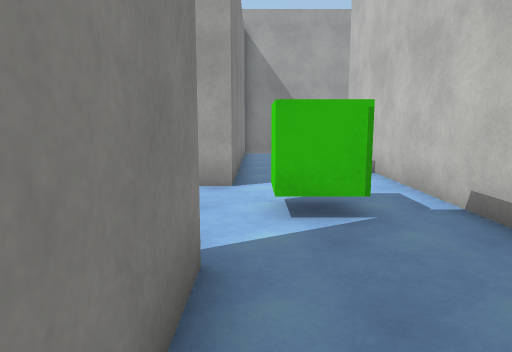
view 1 (above)

20 first-person views from a walk through a 3-D level made in the Unity game engine. The camera is 1.5 m above the floor, tilts 8° down and sees 70° across. The floor is counted in squares, 1 m on a side. Each view is taken from the middle of a square. On the plan, view 1 faces up. The plan holds only what a view shows up to about 16 squares ahead; the rest is blank. The place goes on beyond the plan. The player character is not drawn. Surface patterns are stand-ins for the level's own textures.

view 2
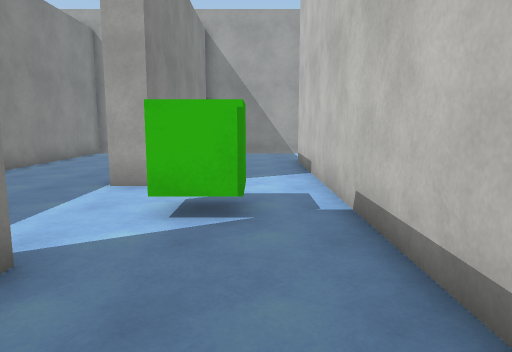

view 3
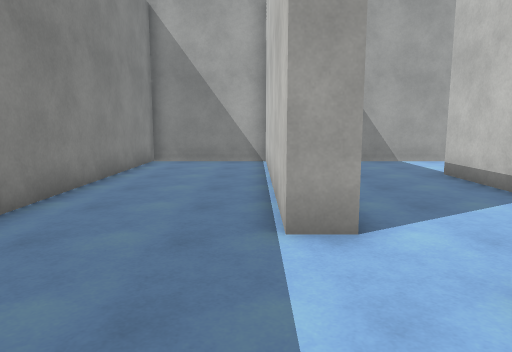

view 4
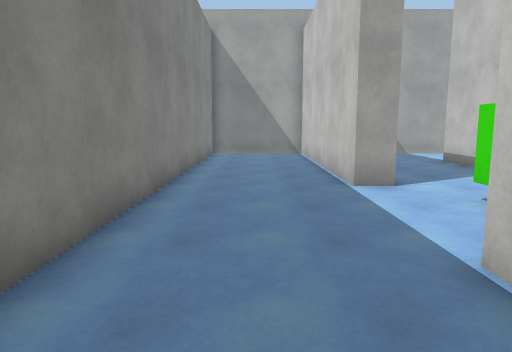

view 5
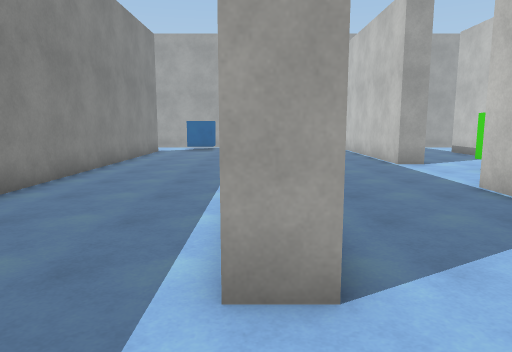

view 6
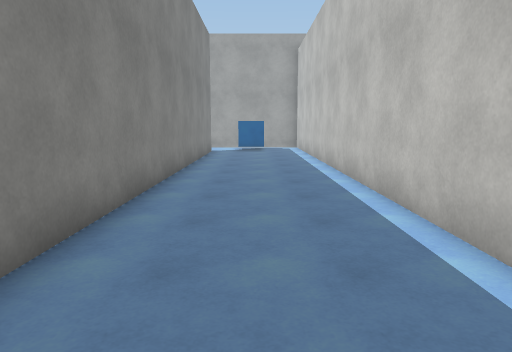

view 7
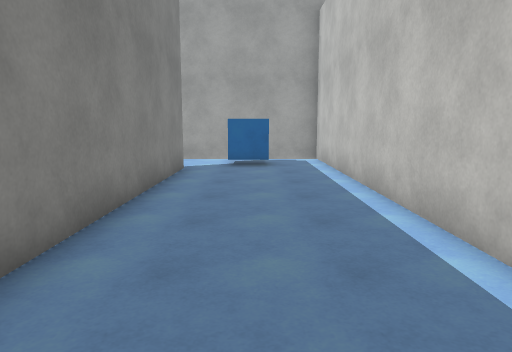

view 8
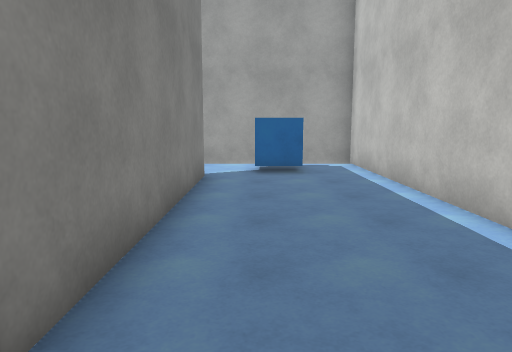

view 9
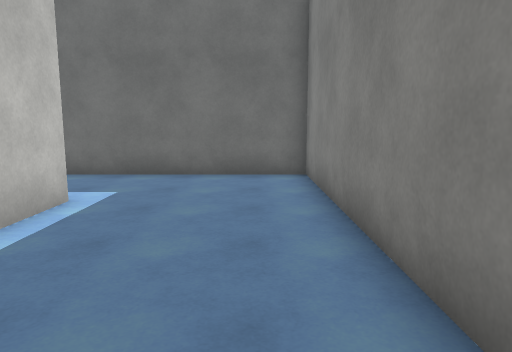

view 10
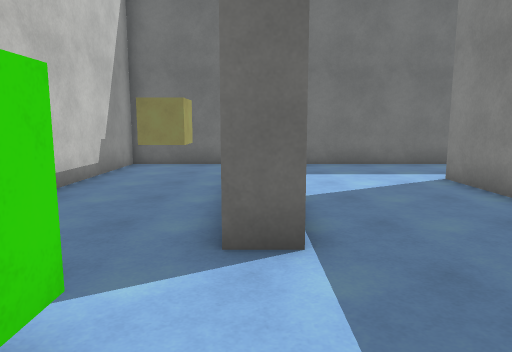

view 11
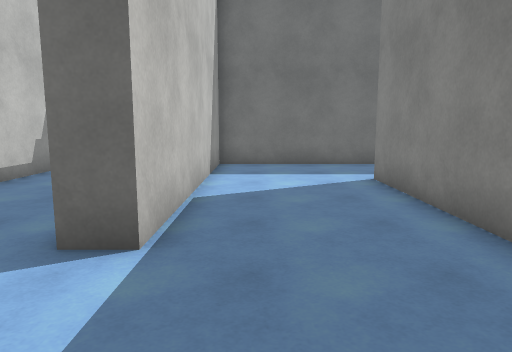

view 12
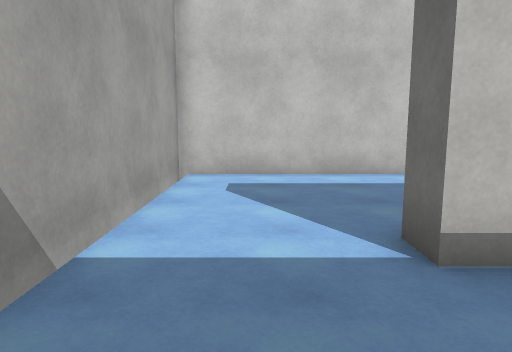

view 13
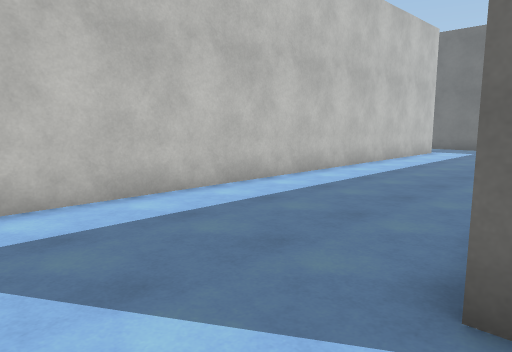

view 14
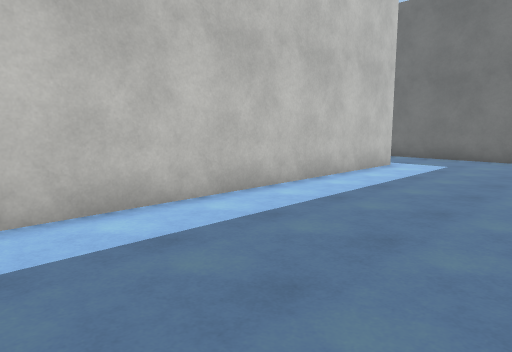

view 15
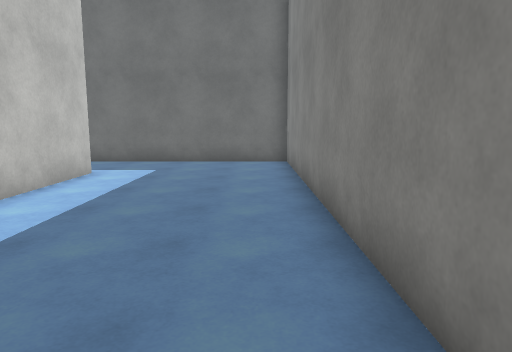

view 16
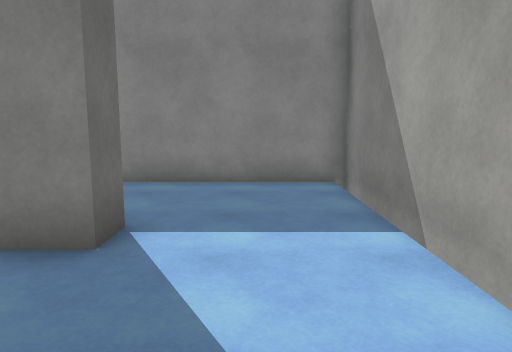

view 17
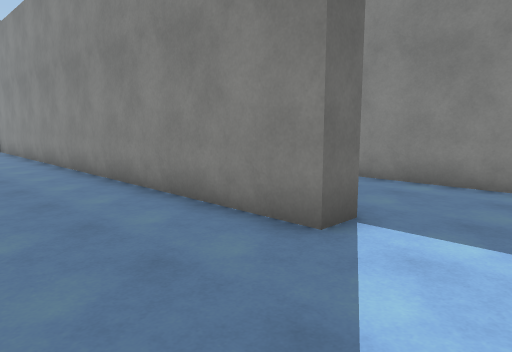

view 18
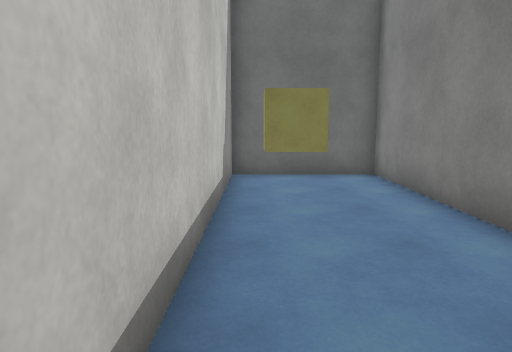

view 19
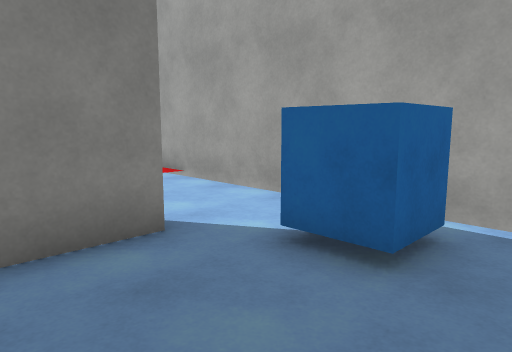

view 20
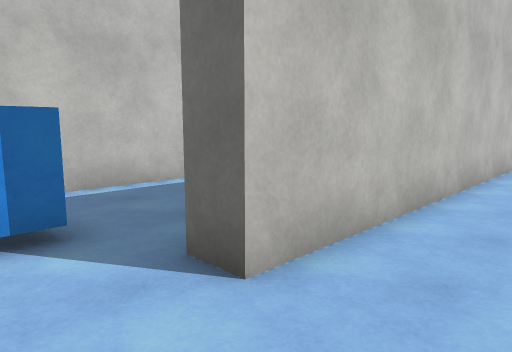

### Floor plan
Points are (right, up) in squares from view 1. A wall is a line through its corners. A room is listed if a view was taken in it or the views show most of it. See-through windows are left out.
Room 1 (views 1, 2, 3, 4, 5, 6, 7, 8, 9, 10, 11, 12, 13, 14, 15, 16, 17, 18, 19, 20)
walls: (-13.5, 4) (-13.5, 15.7) (-12.5, 15.7) (-12.5, -6) (-1.6, -6) (-1.6, 3.7) (-0.6, 3.7) (-0.6, -6) (3.7, -6) (3.7, 15.1) (4.7, 15.1) (4.7, -6) (12.5, -6); (-1.5, 19.4) (-6.3, 19.4) (-6.3, -2.1) (-7.3, -2.1) (-7.3, 19.4) (-16.5, 19.4); (11.1, -2.4) (11.1, 19.4) (-0.6, 19.4) (-0.6, 8.9) (-1.6, 8.9) (-1.6, 19)
objects: blue cube (-11, 17) to (-10, 18); green cube (1, 6) to (1, 7); yellow cube (2, -5) to (2, -4)

Positions as (right, up) in squares from view 1, and headings:
1: (0, 0), facing up
2: (2, 0), facing up
3: (-2, 4), facing up
4: (-4, 0), facing up
5: (-7, -5), facing up
6: (-10, -5), facing up
7: (-10, 3), facing up
8: (-11, 5), facing up
9: (-11, 5), facing down
10: (-1, 8), facing down
11: (-3, 8), facing down
12: (0, 17), facing right
13: (4, 18), facing down-right
14: (5, 11), facing down-right
15: (6, 9), facing down
16: (9, 17), facing left
17: (9, 18), facing down-left
18: (3, 5), facing down
19: (-8, 13), facing up-left
20: (-16, 18), facing down-right
